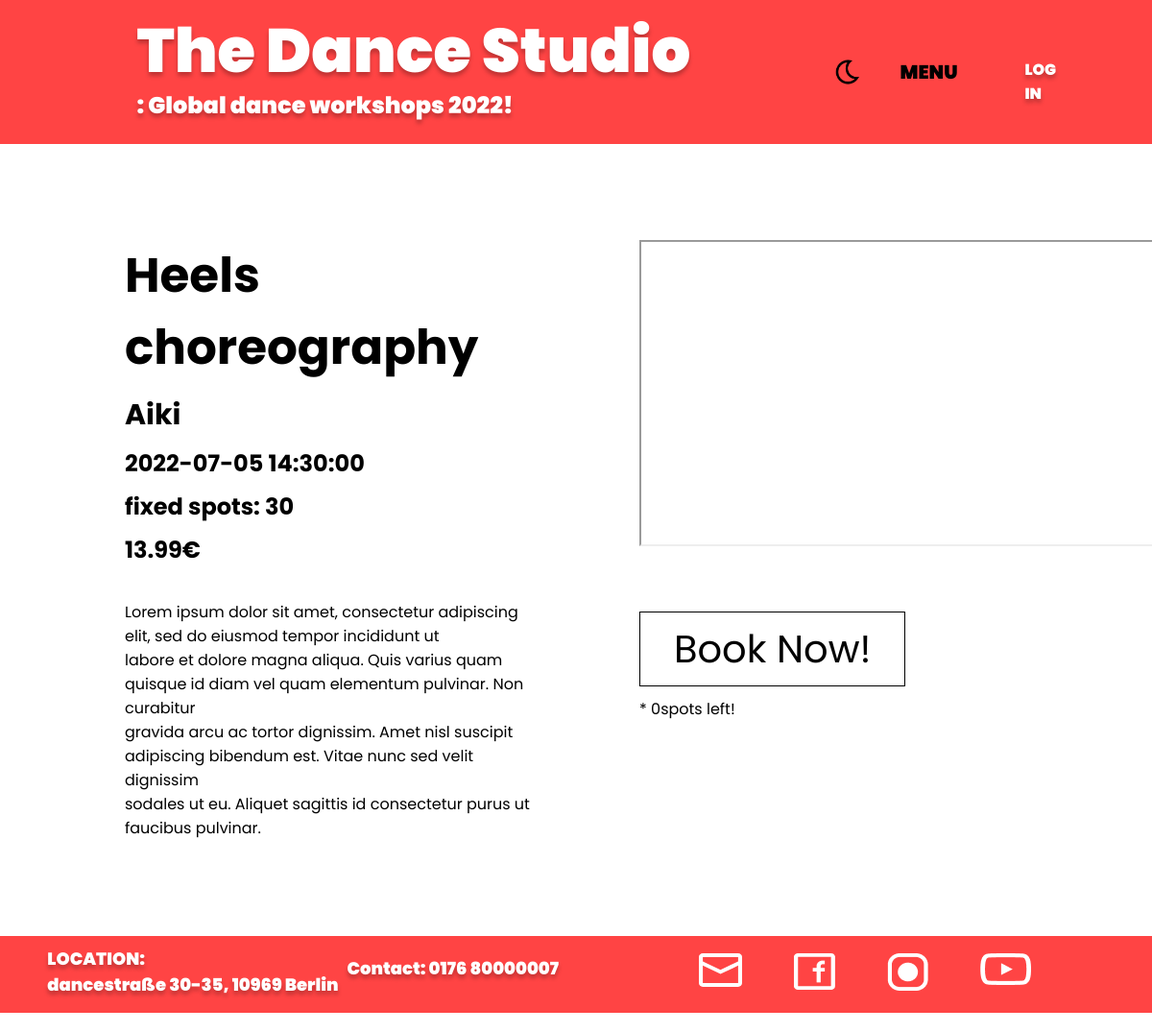
The app's page /classinfo/6 with its own data.
### app/booking/models.py (models this page shows, shortened)
class Workshop(db.Model, CRUDMixin):
    id = db.Column(db.Integer, primary_key=True)
    date = db.Column(db.String(120))
    name = db.Column(db.String(120))
    teacher = db.Column(db.String(150))
    price = db.Column(db.Numeric(100, 2))
    fixed_spots = db.Column(db.Integer)
    available_spots = db.Column(db.Integer)
    picture_url = db.Column(db.String(300))
    video_url= db.Column(db.String(300))
    userinfos = db.relationship('Userinfo', backref='workshop', lazy=True)

### app/booking/routes.py (the view)
@blueprint.route('/classinfo/<int:id>')
def classinfo(id):
    workshop = Workshop.query.filter_by(id=id).first_or_404()
    return render_template('booking/classInfo.htm',workshop=workshop)

### app/templates/booking/classInfo.htm (shortened to what this page needs)
{% extends 'base.html' %}
{% block css %}
<link rel="stylesheet" type="text/css" href="../static/styles/classinfo_style.css">
{% endblock %}
{% block body %}
    <div class="content">
        <div class="info">
            <h1> {{workshop.name}} </h1>
            <h2> {{workshop.teacher}} </h2>
            <h3> {{workshop.date}} </h3>
            <h4> fixed spots: {{workshop.fixed_spots}}</h4>
            <h5> {{workshop.price}}€</h5>
            <p><br>Lorem ipsum dolor sit amet, consectetur adipiscing <br> elit, sed do eiusmod tempor incididunt ut <br>labore et dolore magna aliqua. Quis varius quam <br>quisque id diam vel quam elementum pulvinar. Non curabitur<br> gravida arcu ac tortor dignissim. Amet nisl suscipit <br>adipiscing bibendum est. Vitae nunc sed velit dignissim <br>sodales ut eu. Aliquet sagittis id consectetur purus ut <br>faucibus pulvinar. </p>
        </div>
        <div class="rightside">
            <iframe width="560" height="315" src={{workshop.video_url}}>
            </iframe>
            <br>
            <a href="/book/{{workshop.id}}" id="book" onclick="togglePopup()" class="{{workshop.available_spots}}">
                Book Now!
            </a>
            <p1>
            <br> * {{workshop.available_spots}}spots left!
            </p1>
        </div>
    </div>
{% endblock %}

### app/static/styles/base_style.css (style rules this page uses)
* { margin: 0; padding: 0; }
body.light-theme { --primary-color: white; --secondary-color: #FF4444; }
body { font-family: 'Poppins', sans-serif; background-color: var(--primary-color); height: 100%; }

### app/static/styles/classinfo_style.css (style rules this page uses)
body.light-theme { --tertiary-color: black; --secondary-color: #FF4444; }
.content { display: flex; flex-direction: row; margin: 100px 30px; color: var(--tertiary-color); position: relative; left: 100px; width: 1000px; }
.content h1 { font-size: 50px; margin-bottom: 10px; }
.content h2 { font-size: 30px; margin-bottom: 10px; }
.content h3, h4, h5 { font-size: 24px; margin-bottom: 10px; }
.rightside { position: relative; left: 100px; }
.rightside iframe { margin-bottom: 70px; }
#book { text-decoration: none; color: var(--tertiary-color); font-size: 40px; margin: 10px 0 30px 0; border: 1px solid var(--tertiary-color); padding: 10px 35px; cursor: pointer; transition: 500ms; }
.rightside p1 { position: relative; top: 20px; }

### records on screen
Workshop: name "Heels choreography", teacher "Aiki", date "2022-07-05 14:30:00", fixed_spots "30", price "13.99", available_spots "0"
